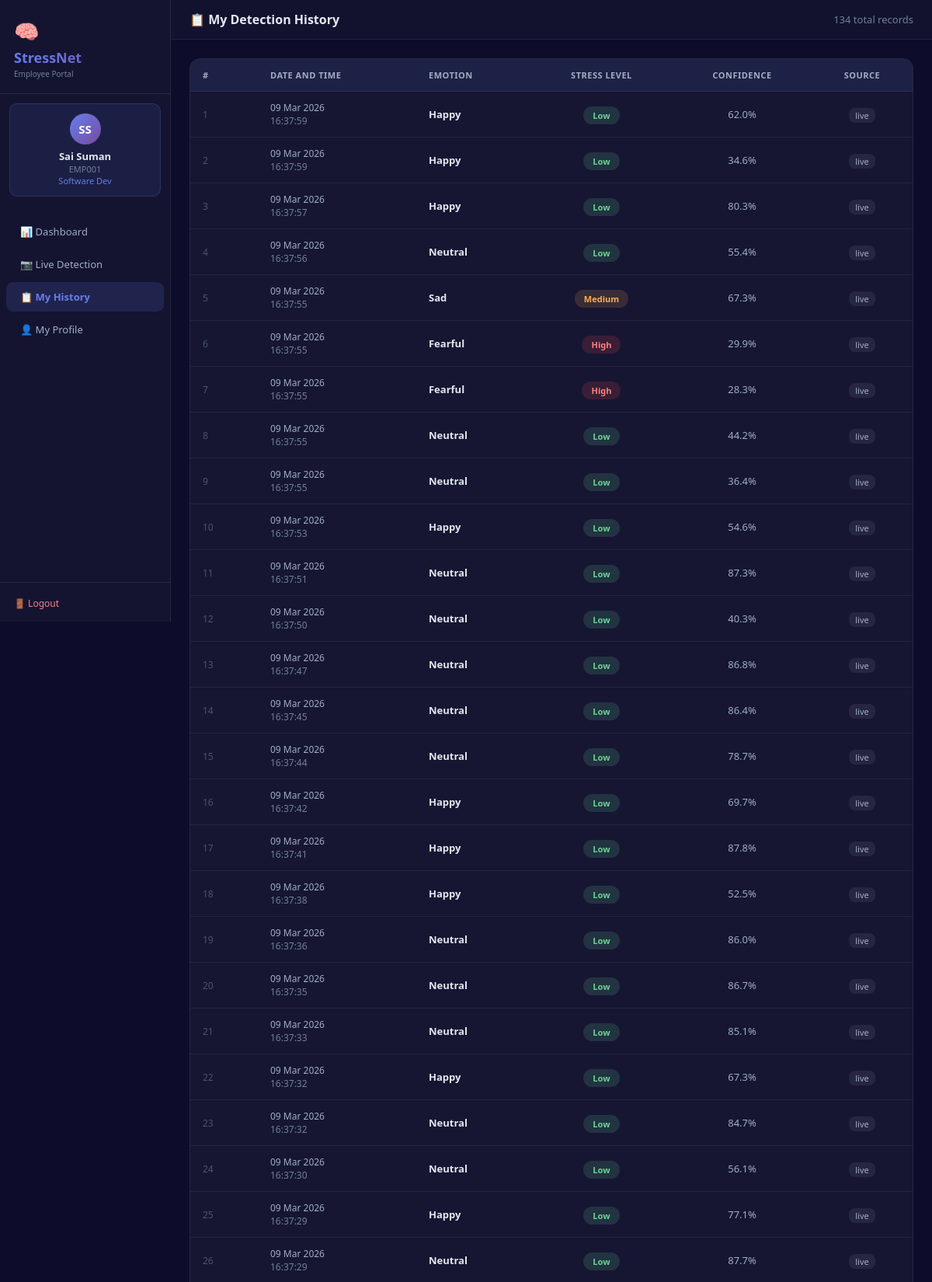
/history/ (signed in, upper part), run on the app's committed database.
### stress_app/models.py (models this page shows, shortened)
class Employee(models.Model):
    user          = models.OneToOneField(User, on_delete=models.CASCADE,
                                         related_name='employee')
    employee_id   = models.CharField(max_length=20, unique=True,
                                     verbose_name='Employee ID')
    department    = models.CharField(max_length=50, choices=DEPARTMENT_CHOICES,
                                     default='Engineering')
    designation   = models.CharField(max_length=100, blank=True,
                                     verbose_name='Designation / Role')
    phone         = models.CharField(max_length=15, blank=True,
                                     verbose_name='Phone Number')
    date_of_join  = models.DateField(null=True, blank=True,
                                     verbose_name='Date of Joining')
    profile_photo = models.ImageField(upload_to='profile_photos/',
                                      null=True, blank=True)
    status        = models.CharField(max_length=10, choices=STATUS_CHOICES,
                                     default='pending')
    approved_by   = models.ForeignKey(User, null=True, blank=True,
                                      on_delete=models.SET_NULL,
                                      related_name='approved_employees')
    approved_at   = models.DateTimeField(null=True, blank=True)
    rejection_reason = models.TextField(blank=True)
    registered_at = models.DateTimeField(auto_now_add=True)
    last_active   = models.DateTimeField(null=True, blank=True)
    class Meta:
        ordering = ['-registered_at']
        verbose_name = 'Employee'
        verbose_name_plural = 'Employees'
    @property
    def full_name(self):
        return self.user.get_full_name() or self.user.username

class StressRecord(models.Model):
    employee      = models.ForeignKey(Employee, on_delete=models.CASCADE,
                                      null=True, blank=True)
    timestamp     = models.DateTimeField(auto_now_add=True)
    emotion       = models.CharField(max_length=20, choices=EMOTION_CHOICES)
    stress_level  = models.CharField(max_length=10, choices=STRESS_CHOICES)
    confidence    = models.FloatField(default=0.0)
    source        = models.CharField(max_length=10, default='live',
                                     choices=[('live','Live'),('image','Image')])
    angry_score     = models.FloatField(default=0.0)
    disgusted_score = models.FloatField(default=0.0)
    fearful_score   = models.FloatField(default=0.0)
    happy_score     = models.FloatField(default=0.0)
    neutral_score   = models.FloatField(default=0.0)
    sad_score       = models.FloatField(default=0.0)
    surprised_score = models.FloatField(default=0.0)
    class Meta:
        ordering = ['-timestamp']

### stress_app/views.py (the view)
    def wrapper(request, *args, **kwargs):
        if not request.user.is_authenticated:
            return redirect('login_view')
        if is_admin(request.user):
            return redirect('admin_dashboard')
        emp = get_employee(request.user)
        if not emp:
            logout(request)
            return redirect('login_view')
        if emp.status == 'pending':
            return render(request, 'stress_app/pending.html', {'emp': emp})
        if emp.status == 'rejected':
            return render(request, 'stress_app/rejected.html', {'emp': emp})
        return view_func(request, *args, **kwargs)

### stress_app/views.py (called while the page is built)
def is_admin(user):
    return user.is_authenticated and (user.is_staff or user.is_superuser)

def get_employee(user):
    try:
        return Employee.objects.get(user=user)
    except Employee.DoesNotExist:
        return None

def employee_required(view_func):
    def wrapper(request, *args, **kwargs):
        if not request.user.is_authenticated:
            return redirect('login_view')
        if is_admin(request.user):
            return redirect('admin_dashboard')
        emp = get_employee(request.user)
        if not emp:
            logout(request)
            return redirect('login_view')
        if emp.status == 'pending':
            return render(request, 'stress_app/pending.html', {'emp': emp})
        if emp.status == 'rejected':
            return render(request, 'stress_app/rejected.html', {'emp': emp})
        return view_func(request, *args, **kwargs)
    wrapper.__name__ = view_func.__name__
    return wrapper

@employee_required
def user_history(request):
    emp     = get_employee(request.user)
    records = StressRecord.objects.filter(employee=emp).order_by('-timestamp')
    return render(request, 'stress_app/user_history.html', {'emp': emp, 'records': records})

### stress_app/templates/stress_app/user_history.html (shortened to what this page needs)
<!DOCTYPE html>
<html lang="en">
<head>
</head>
<body>
<div class="layout">
<div class="sidebar">
    <div class="sidebar-logo">
        <div style="font-size:26px;margin-bottom:4px;">🧠</div>
        <div class="brand">StressNet</div>
        <div style="font-size:10px;color:#718096;margin-top:2px;">Employee Portal</div>
    </div>
    <div style="padding:12px;">
        <div style="background:rgba(102,126,234,0.1);border:1px solid rgba(102,126,234,0.2);border-radius:10px;padding:12px;margin-bottom:12px;text-align:center;">
            <div style="width:40px;height:40px;border-radius:50%;background:linear-gradient(135deg,#667eea,#764ba2);display:flex;align-items:center;justify-content:center;font-size:15px;font-weight:700;margin:0 auto 6px;color:#fff;">
                {{ emp.user.first_name|slice:":1" }}{{ emp.user.last_name|slice:":1" }}
            </div>
            <div style="font-size:13px;font-weight:700;">{{ emp.full_name }}</div>
            <div style="font-size:11px;color:#718096;">{{ emp.employee_id }}</div>
            <div style="font-size:11px;color:#667eea;">{{ emp.department }}</div>
        </div>
    </div>
    <a href="{% url 'user_dashboard' %}" class="nav-item">📊 Dashboard</a>
    <a href="{% url 'user_live' %}"      class="nav-item">📷 Live Detection</a>
    <a href="{% url 'user_history' %}"   class="nav-item active">📋 My History</a>
    <a href="{% url 'user_profile' %}"   class="nav-item">👤 My Profile</a>
    <div class="sidebar-footer">
        <a href="{% url 'logout_view' %}" style="font-size:12px;color:#fc8181;text-decoration:none;">🚪 Logout</a>
    </div>
</div>
<div class="main">
    <div class="topbar">
        <div style="font-size:16px;font-weight:700;">📋 My Detection History</div>
        <div style="font-size:13px;color:#718096;">{{ records|length }} total records</div>
    </div>
    <div class="content">
        <div style="background:rgba(255,255,255,0.04);border:1px solid rgba(255,255,255,0.08);border-radius:14px;overflow:auto;">
        <table style="width:100%;border-collapse:collapse;min-width:700px;">
            <thead>
                <tr style="background:rgba(102,126,234,0.1);font-size:11px;color:#a0aec0;text-transform:uppercase;letter-spacing:0.5px;">
                    <th style="padding:13px 16px;text-align:left;">#</th>
                    <th style="padding:13px 16px;text-align:left;">Date and Time</th>
                    <th style="padding:13px 16px;text-align:left;">Emotion</th>
                    <th style="padding:13px 16px;text-align:center;">Stress Level</th>
                    <th style="padding:13px 16px;text-align:center;">Confidence</th>
                    <th style="padding:13px 16px;text-align:center;">Source</th>
                </tr>
            </thead>
            <tbody>
            {% for r in records %}
            <tr style="border-top:1px solid rgba(255,255,255,0.06);"
                onmouseover="this.style.background='rgba(255,255,255,0.03)'"
                onmouseout="this.style.background='transparent'">
                <td style="padding:12px 16px;color:#4a5568;font-size:12px;">{{ forloop.counter }}</td>
                <td style="padding:12px 16px;font-size:12px;color:#a0aec0;">
                    {{ r.timestamp|date:"d M Y" }}<br>
                    <span style="color:#718096;">{{ r.timestamp|time:"H:i:s" }}</span>
                </td>
                <td style="padding:12px 16px;font-size:13px;font-weight:600;color:#e2e8f0;text-transform:capitalize;">{{ r.emotion }}</td>
                <td style="padding:12px 16px;text-align:center;">
                    {% if r.stress_level == "High" %}
                        <span style="background:rgba(252,73,73,0.15);color:#fc8181;padding:4px 12px;border-radius:20px;font-size:11px;font-weight:600;">High</span>
                    {% elif r.stress_level == "Medium" %}
                        <span style="background:rgba(246,173,85,0.15);color:#f6ad55;padding:4px 12px;border-radius:20px;font-size:11px;font-weight:600;">Medium</span>
                    {% else %}
                        <span style="background:rgba(104,211,145,0.15);color:#68d391;padding:4px 12px;border-radius:20px;font-size:11px;font-weight:600;">Low</span>
                    {% endif %}
                </td>
                <td style="padding:12px 16px;text-align:center;color:#a0aec0;font-size:13px;">{{ r.confidence|floatformat:1 }}%</td>
                <td style="padding:12px 16px;text-align:center;">
                    <span style="background:rgba(255,255,255,0.07);color:#a0aec0;padding:2px 8px;border-radius:8px;font-size:11px;">{{ r.source }}</span>
                </td>
            </tr>
            {% endfor %}
            </tbody>
        </table>
        </div>
    </div>
</div>
</div>
</body>
</html>

### stress_app/templates/stress_app/user_history.html (style rules this page uses)
* { margin:0;padding:0;box-sizing:border-box; }
body { font-family:'Segoe UI',sans-serif;background:#0d0d2b;color:#e2e8f0; }
.layout { display:flex;min-height:100vh; }
.sidebar { width:220px;background:rgba(255,255,255,0.03);border-right:1px solid rgba(255,255,255,0.08);display:flex;flex-direction:column;position:fixed;top:0;left:0;height:100vh; }
.sidebar-logo { padding:22px 18px 18px;border-bottom:1px solid rgba(255,255,255,0.08); }
.brand { font-size:18px;font-weight:800;background:linear-gradient(90deg,#667eea,#764ba2);-webkit-background-clip:text;-webkit-text-fill-color:transparent; }
.nav-item { display:flex;align-items:center;gap:10px;padding:10px 18px;margin:2px 8px;border-radius:9px;font-size:13px;color:#a0aec0;text-decoration:none;transition:all 0.2s; }
.nav-item.active { background:rgba(102,126,234,0.15);color:#667eea;font-weight:600; }
.sidebar-footer { margin-top:auto;padding:14px 18px;border-top:1px solid rgba(255,255,255,0.08); }
.main { margin-left:220px;flex:1; }
.topbar { background:rgba(255,255,255,0.02);border-bottom:1px solid rgba(255,255,255,0.06);padding:14px 24px;display:flex;justify-content:space-between;align-items:center;position:sticky;top:0;z-index:50; }
.content { padding:24px; }

### data on the page
Employee: user.first_name "S", user.last_name "S", full_name "Sai Suman", employee_id "EMP001", department "Software Dev"
StressRecord: timestamp "09 Mar 2026", timestamp "16:37:59", emotion "Happy", stress_level "Low", confidence "62.0", source "live"
StressRecord: timestamp "09 Mar 2026", timestamp "16:37:59", emotion "Happy", stress_level "Low", confidence "34.6", source "live"
StressRecord: timestamp "09 Mar 2026", timestamp "16:37:57", emotion "Happy", stress_level "Low", confidence "80.3", source "live"
StressRecord: timestamp "09 Mar 2026", timestamp "16:37:56", emotion "Neutral", stress_level "Low", confidence "55.4", source "live"
StressRecord: timestamp "09 Mar 2026", timestamp "16:37:55", emotion "Sad", stress_level "Medium", confidence "67.3", source "live"
StressRecord: timestamp "09 Mar 2026", timestamp "16:37:55", emotion "Fearful", stress_level "High", confidence "29.9", source "live"
StressRecord: timestamp "09 Mar 2026", timestamp "16:37:55", emotion "Fearful", stress_level "High", confidence "28.3", source "live"
StressRecord: timestamp "09 Mar 2026", timestamp "16:37:55", emotion "Neutral", stress_level "Low", confidence "44.2", source "live"
StressRecord: timestamp "09 Mar 2026", timestamp "16:37:55", emotion "Neutral", stress_level "Low", confidence "36.4", source "live"
StressRecord: timestamp "09 Mar 2026", timestamp "16:37:53", emotion "Happy", stress_level "Low", confidence "54.6", source "live"
StressRecord: timestamp "09 Mar 2026", timestamp "16:37:51", emotion "Neutral", stress_level "Low", confidence "87.3", source "live"
StressRecord: timestamp "09 Mar 2026", timestamp "16:37:50", emotion "Neutral", stress_level "Low", confidence "40.3", source "live"
StressRecord: timestamp "09 Mar 2026", timestamp "16:37:47", emotion "Neutral", stress_level "Low", confidence "86.8", source "live"
StressRecord: timestamp "09 Mar 2026", timestamp "16:37:45", emotion "Neutral", stress_level "Low", confidence "86.4", source "live"
StressRecord: timestamp "09 Mar 2026", timestamp "16:37:44", emotion "Neutral", stress_level "Low", confidence "78.7", source "live"
StressRecord: timestamp "09 Mar 2026", timestamp "16:37:42", emotion "Happy", stress_level "Low", confidence "69.7", source "live"
StressRecord: timestamp "09 Mar 2026", timestamp "16:37:41", emotion "Happy", stress_level "Low", confidence "87.8", source "live"
StressRecord: timestamp "09 Mar 2026", timestamp "16:37:38", emotion "Happy", stress_level "Low", confidence "52.5", source "live"
StressRecord: timestamp "09 Mar 2026", timestamp "16:37:36", emotion "Neutral", stress_level "Low", confidence "86.0", source "live"
StressRecord: timestamp "09 Mar 2026", timestamp "16:37:35", emotion "Neutral", stress_level "Low", confidence "86.7", source "live"
StressRecord: timestamp "09 Mar 2026", timestamp "16:37:33", emotion "Neutral", stress_level "Low", confidence "85.1", source "live"
StressRecord: timestamp "09 Mar 2026", timestamp "16:37:32", emotion "Happy", stress_level "Low", confidence "67.3", source "live"
StressRecord: timestamp "09 Mar 2026", timestamp "16:37:32", emotion "Neutral", stress_level "Low", confidence "84.7", source "live"
StressRecord: timestamp "09 Mar 2026", timestamp "16:37:30", emotion "Neutral", stress_level "Low", confidence "56.1", source "live"
StressRecord: timestamp "09 Mar 2026", timestamp "16:37:29", emotion "Happy", stress_level "Low", confidence "77.1", source "live"
StressRecord: timestamp "09 Mar 2026", timestamp "16:37:29", emotion "Neutral", stress_level "Low", confidence "87.7", source "live"

### other printed values
{{ records|length }} "134"
